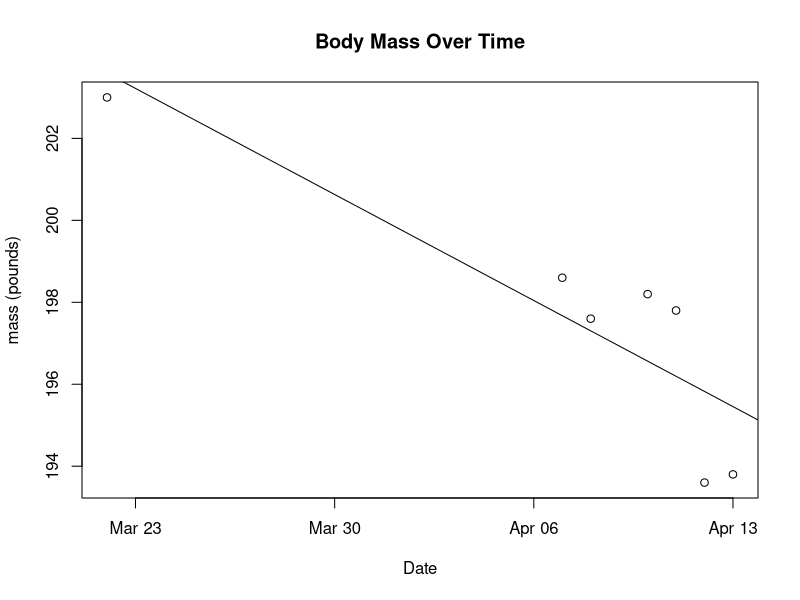

This chart was generated by the following R code:
## ---- chunk 1
origin = as.POSIXct(strptime("1970-01-01 00:00:00", "%Y-%m-%d %H:%M:%S"))
height = 68
bmi = function(mass){mass/(height*height)*705}

BM = data.frame(date=strptime(
  c("2015/3/22","2015/4/7","2015/4/8","2015/4/10","2015/4/11","2015/4/12",
    "2015/4/13"
    ),
  "%Y/%m/%d"
  ),mass=c(203,198.6,197.6,198.2,197.8,193.6,
           193.8           
    ))

baseline = BM[1,"mass"]

BM$BMI = bmi(BM$mass)

## ---- chunk 2
m1 = lm(mass~date,data=BM)
plot(BM$date,BM$mass,xlab="Date",ylab="mass (pounds)",main="Body Mass Over Time")
abline(m1)
BM
## ---- chunk 3
m2 = lm(date~mass,data=BM)
targets = data.frame(mass=baseline*c(.95,.9,.85,.8,.75))
targets$date= as.POSIXct(predict(m2,targets),origin=origin)
targets$BMI = bmi(targets$mass)
targets
